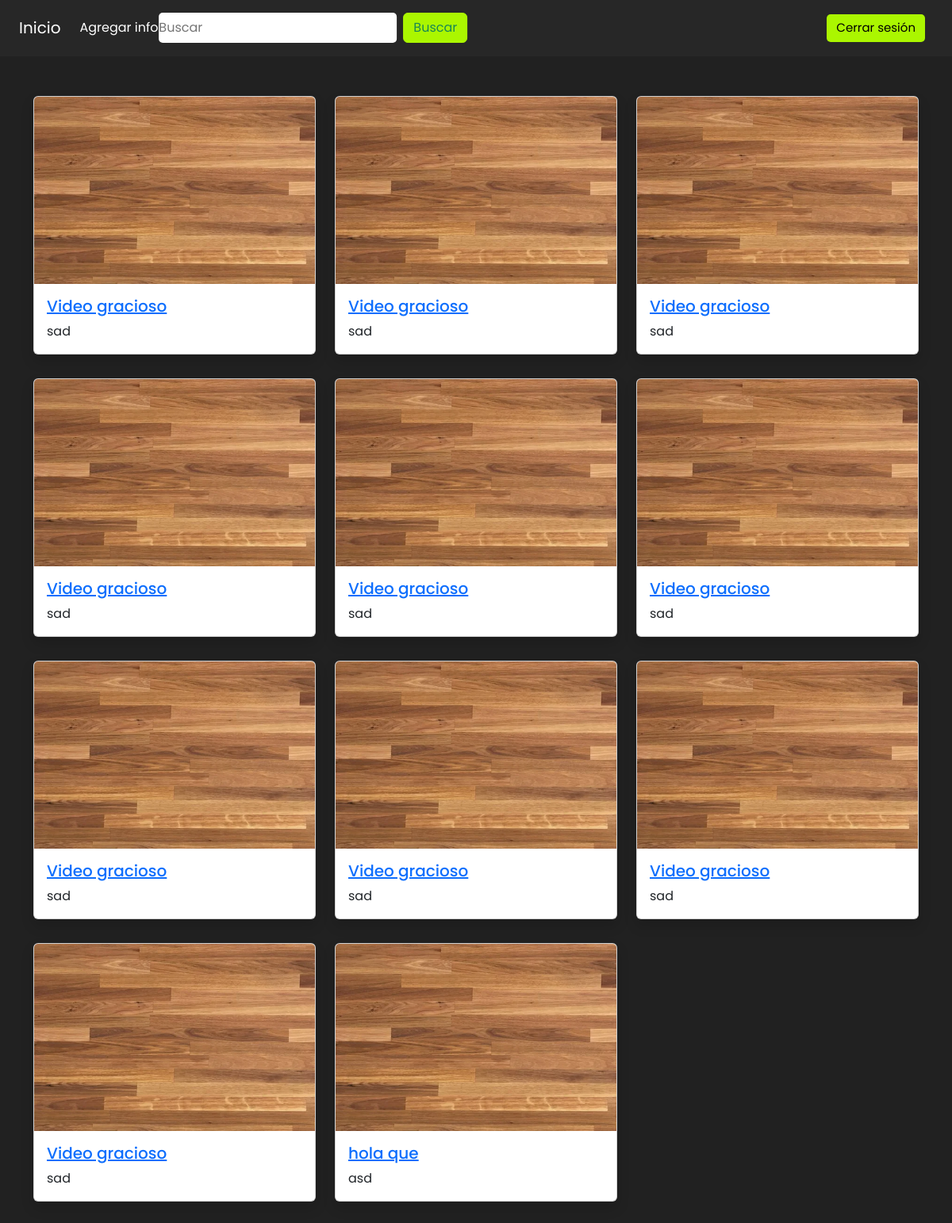
Screenshot of /login/view/home/panelControl.php (signed in) with the database file from the repository.
### tables this page shows
CREATE TABLE `videos` (
  `id` int(11) NOT NULL,
  `id_usuario` int(11) DEFAULT NULL,
  `titulo` varchar(255) DEFAULT NULL,
  `descripcion` text DEFAULT NULL,
  `url_video` varchar(255) DEFAULT NULL,
  `url_miniatura` varchar(255) DEFAULT NULL,
  `fecha_subida` timestamp NOT NULL DEFAULT current_timestamp()
);

### login/view/home/panelControl.php (the view, shortened to what this page needs)
<?php
    require_once("c://xampp/htdocs/login/config/db.php");
    require_once("c://xampp/htdocs/login/view/head/header.php");
    $sql_se = 'SELECT * FROM videos ORDER BY fecha_subida DESC';
    $statement = $pdo->prepare($sql_se);
    $statement->execute();
    $videos = $statement->fetchAll(PDO::FETCH_ASSOC);
?>
<!DOCTYPE html>
<html lang="es">
<head>
    <link href="https://cdn.jsdelivr.net/npm/bootstrap@5.3.0-alpha1/dist/css/bootstrap.min.css" rel="stylesheet">
</head>
<body>
<div class="container">
    <div class="row">
        <?php foreach ($videos as $video): ?>
            <div class="col-md-4 video-card">
                <div class="card shadow">
                    <img src="<?= htmlspecialchars($video['url_miniatura']); ?>" class="card-img-top" alt="Miniatura del video">
                    <div class="card-body">
                        <h5 class="card-title">
                            <a href="verVideo.php?id=<?= htmlspecialchars($video['id']); ?>">
                                <?= htmlspecialchars($video['titulo']); ?>
                            </a>
                        </h5>
                        <p class="card-text"><?= htmlspecialchars($video['descripcion']); ?></p>
                    </div>
                </div>
            </div>
        <?php endforeach; ?>
    </div>
</div>
</body>
</html>
<?php
    require_once("c://xampp/htdocs/login/view/head/footer.php");
?>

### login/view/head/head.php (shortened to what this page needs)
<!doctype html>
<html lang="en">
  <head>
    <link href="https://cdn.jsdelivr.net/npm/bootstrap@5.3.3/dist/css/bootstrap.min.css" rel="stylesheet">
    <link rel="stylesheet" href="/login/asset/css/style.css">
</head>
  <body>

### login/view/head/header.php (shortened to what this page needs)
<?php
    require_once("c://xampp/htdocs/login/view/head/head.php");
?>
<div class="fondo_menu">
    <div class="container-fluid ">
      <nav class="navbar navbar-expand-lg navbar-dark ">
          <div class="container-fluid ">
            <a class="navbar-brand" href="panelControl.php">Inicio</a>
          <?php if(empty($_SESSION['usuario'])) : ?>
            <div class="collapse navbar-collapse" id="navbarSupportedContent">
                  <ul class="navbar-nav me-auto mb-2 mb-lg-0">
                    <li class="nav-item">
                      <a class="nav-link active" aria-current="page" href="#">Productos</a>
                    </li>
                    <li class="nav-item">
                      <a class="nav-link" href="#">Conctátanos</a>
                    </li>
                  </ul>
              <form class="d-flex" role="search">
                <input class="form-control_main me-2" type="search" placeholder="Buscar" aria-label="Buscar">
                <button class="btn btn-outline-success" type="submit" style="background-color: #ABF600; border-color: #ABF600;">Buscar</button>
              </form>
              <a href="/login/view/home/login.php" class="boton" >Iniciar Sesión</a>
              <a href="/login/view/home/signup.php" class="boton" >Registarte</a>
            </div>
            <?php else: ?>
            <div class="collapse navbar-collapse" id="navbarSupportedContent">
                  <ul class="navbar-nav me-auto mb-2 mb-lg-0">
                    <li class="nav-item">
                      <a class="nav-link active" aria-current="page" href="subirVideo.php">Agregar información</a>
                    </li>
                    <li class="nav-item">
                      <a class="nav-link" href="#">Editar perfil</a>
                    </li>
                  </ul>
              <form class="d-flex" role="search">
                <input class="form-control_main me-2" type="search" placeholder="Buscar" aria-label="Buscar">
                <button class="btn btn-outline-success" type="submit" style="background-color: #ABF600; border-color: #ABF600;">Buscar</button>
              </form>
              <a href="/login/view/home/logout.php" class="boton" >Cerrar sesión</a>
            </div>
          </div>
        </nav>
      </div>
    </div>
    <?php endif ?>
<div class="fondo">

### login/view/head/footer.php (shortened to what this page needs)
    </div>
  </body>
</html>

### login/asset/css/style.css (style rules this page uses)
* { margin: 0; padding: 0; box-sizing: border-box; font-family: "Poppins", sans-serif; }
.d-flex { position: absolute; left: -5%; transform: translateX(-100%); }
.container-fluid { background-color: #272727; }
.boton { display: inline-block; padding: 6px 12px; background-color: #ABF600; color: rgb(0, 0, 0); text-align: center; text-decoration: none; border-radius: 5px; font-size: 15px; margin: 10px; transition: background-color 0.3s ease; }
.d-flex { position: relative; right: 25%; }
.form-control_main { width: 300px; border-radius: 5px; border: none; }
body { background: #212121; }

### login/view/home/panelControl.php (style rules this page uses)
body { background-color: #212121; }
.container { margin-top: 50px; }
.video-card { margin-bottom: 30px; }

### rows the page displays
videos: url_miniatura (picture), titulo "Video gracioso", descripcion "sad"
videos: url_miniatura (picture), titulo "Video gracioso", descripcion "sad"
videos: url_miniatura (picture), titulo "Video gracioso", descripcion "sad"
videos: url_miniatura (picture), titulo "Video gracioso", descripcion "sad"
videos: url_miniatura (picture), titulo "Video gracioso", descripcion "sad"
videos: url_miniatura (picture), titulo "Video gracioso", descripcion "sad"
videos: url_miniatura (picture), titulo "Video gracioso", descripcion "sad"
videos: url_miniatura (picture), titulo "Video gracioso", descripcion "sad"
videos: url_miniatura (picture), titulo "Video gracioso", descripcion "sad"
videos: url_miniatura (picture), titulo "Video gracioso", descripcion "sad"
videos: url_miniatura (picture), titulo "hola que", descripcion "asd"
